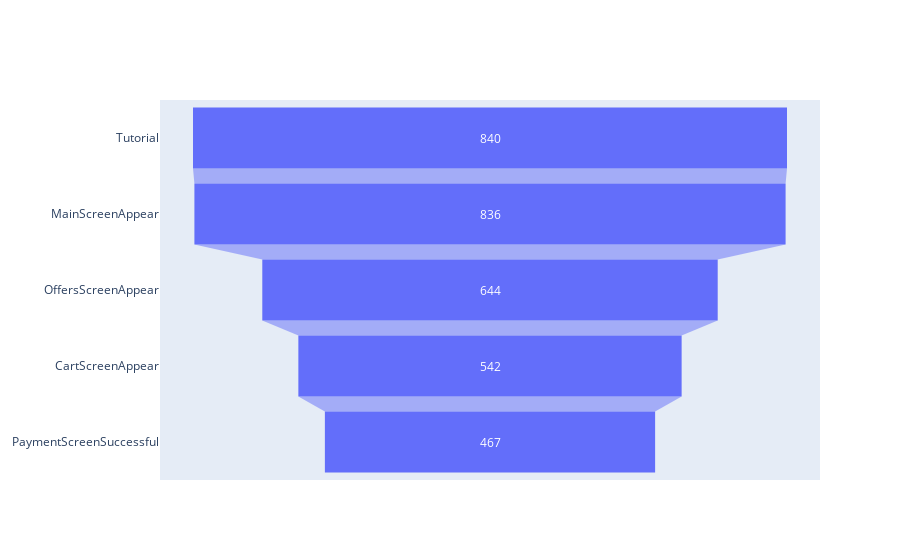

Here is the notebook cell this chart was saved with:
### Markdown cell above
#### 4.4.1.1 tutorial > principal > oferta > carrinho > compra

### Code cell
funnel_users = new_df[new_df['eventname'] == 'Tutorial']['deviceidhash'].unique()
funnel_df = new_df[new_df['deviceidhash'].isin(funnel_users)].groupby('eventname')['deviceidhash'].nunique()
funnel_df = funnel_df.reindex(['Tutorial', 'MainScreenAppear', 'OffersScreenAppear', 'CartScreenAppear', 'PaymentScreenSuccessful'])
full_path = funnel_df[-1]
fig = go.Figure(go.Funnel(
    y = funnel_df.index,
    x = funnel_df
    ))
fig.show()

### Figure 1 — Plotly figure (JSON) as saved in the notebook; plotly's stock layout.template omitted (floating-point values rounded to 4 significant figures)
{"data": [{"type": "funnel", "x": [840, 836, 644, 542, 467], "y": ["Tutorial", "MainScreenAppear", "OffersScreenAppear", "CartScreenAppear", "PaymentScreenSuccessful"]}], "layout": {}}
